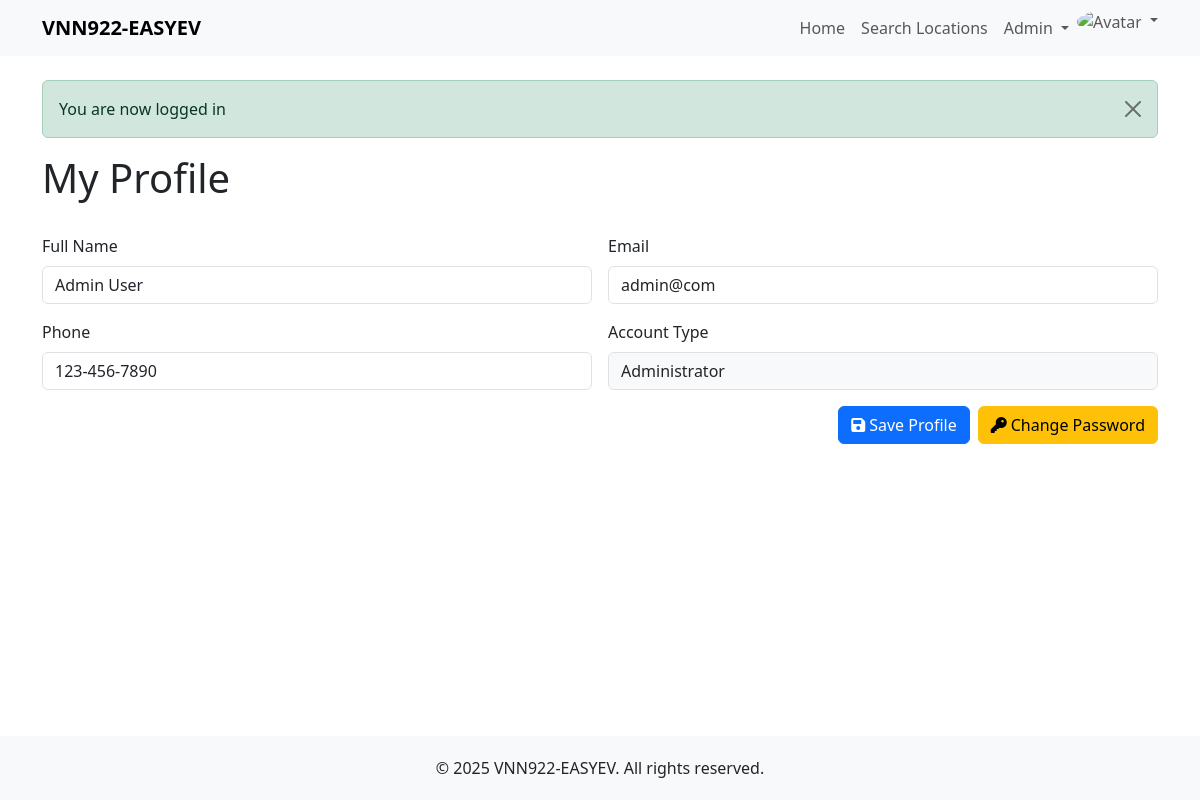
The app's page /profile.php (signed in) with its own data.
### tables this page shows
CREATE TABLE IF NOT EXISTS users (
    user_id INT AUTO_INCREMENT PRIMARY KEY,
    name VARCHAR(100) NOT NULL,
    email VARCHAR(100) NOT NULL UNIQUE,
    phone VARCHAR(20) NOT NULL,
    password VARCHAR(255) NOT NULL,
    user_type ENUM('Administrator', 'User') NOT NULL,
    created_at TIMESTAMP DEFAULT CURRENT_TIMESTAMP
);

### classes/Database.php (called while the page is built, shortened)
<?php
class Database {
    private $host = DB_HOST;
    private $user = DB_USER;
    private $pass = DB_PASS;
    private $dbname = DB_NAME;
    private $dbh;
    private $stmt;
    public function __construct() {
        $dsn = 'mysql:host=' . $this->host . ';dbname=' . $this->dbname;
        $options = array(
            PDO::ATTR_PERSISTENT => true,
            PDO::ATTR_ERRMODE => PDO::ERRMODE_EXCEPTION,
            PDO::ATTR_DEFAULT_FETCH_MODE => PDO::FETCH_ASSOC
        );
        try {
            $this->dbh = new PDO($dsn, $this->user, $this->pass, $options);
        } catch(PDOException $e) {
            $this->error = $e->getMessage();
            echo 'Connection Error: ' . $this->error;
        }
    }
    public function query($query) {
        $this->stmt = $this->dbh->prepare($query);
    }
    public function bind($param, $value, $type = null) {
        if(is_null($type)) {
            switch(true) {
                case is_int($value):
                    $type = PDO::PARAM_INT;
                    break;
            }
        }
        $this->stmt->bindValue($param, $value, $type);
    }
    public function execute() {
        return $this->stmt->execute();
    }
    public function single():mixed {
        $this->execute();
        return $this->stmt->fetch();
    }
}

### classes/User.php (called while the page is built, shortened)
<?php
class User {
    private $db;
    public function __construct() {
        $this->db = new Database;
    }
    public function getUserById($id) {
        $this->db->query('SELECT * FROM users WHERE user_id = :id');
        $this->db->bind(':id', $id);
        return $this->db->single();
    }
}

### profile.php (the view, shortened to what this page needs)
<?php
require_once (root . '/classes/Database.php');
require_once (root . '/classes/User.php');
require_once (root . '/includes/header.php');
$user = new User();
$userData = $user->getUserById($_SESSION['user_id']);
$name  = $userData['name'];
$email = $userData['email'];
$phone = $userData['phone'];
$errors = [];
?>
<div class="row mb-4">
  <div class="col-8"><h1>My Profile</h1></div>
</div>
<form method="post" class="row g-3">
  <div class="col-md-6">
    <label class="form-label">Full Name</label>
    <input name="name" class="form-control <?= isset($errors['name'])?'is-invalid':'' ?>"
           value="<?= htmlspecialchars($name) ?>" required>
  </div>
  <div class="col-md-6">
    <label class="form-label">Email</label>
    <input type="email" name="email"
           class="form-control <?= isset($errors['email'])?'is-invalid':'' ?>"
           value="<?= htmlspecialchars($email) ?>" required>
  </div>
  <div class="col-md-6">
    <label class="form-label">Phone</label>
    <input name="phone" class="form-control <?= isset($errors['phone'])?'is-invalid':'' ?>"
           value="<?= htmlspecialchars($phone) ?>" required>
  </div>
  <div class="col-md-6">
    <label class="form-label">Account Type</label>
    <input class="form-control bg-light" readonly
           value="<?= htmlspecialchars($_SESSION['user_type']) ?>">
  </div>
  <div class="col-12 d-flex justify-content-end gap-2">
  <button type="submit" class="btn btn-primary">
    <i class="fas fa-save me-1"></i>Save Profile
  </button>
  <a href="change-password.php" class="btn btn-warning">
    <i class="fas fa-key me-1"></i>Change Password
  </a>
</div>
</form>
<?php include_once (root . '/includes/footer.php'); ?>

### includes/header.php (style rules this page uses)
body { padding-top: 56px; min-height: 100vh; display: flex; flex-direction: column; }

### records on screen
users: name "Admin User", email "admin@com", phone "123-456-7890"

### other values on screen
SITE_NAME "VNN922-EASYEV"
$_SESSION['message'] "You are now logged in"
